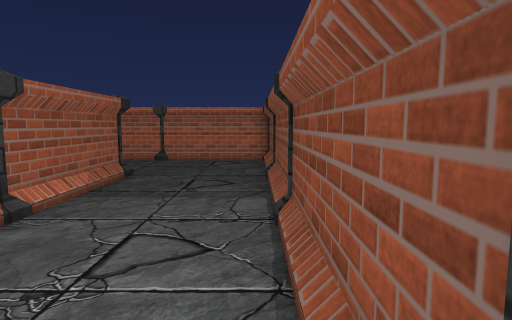
view 1 (above)

12 first-person views from a walk through a scene from a Unity 3-D project. The camera is 1.3 m above the floor, tilts 6° down and sees 75° across. The floor is counted in squares, 1 m on a side. Each view is taken from the middle of a square. On the plan, view 1 faces up. The plan holds only what a view shows up to about 14 squares ahead; the rest is blank. The place goes on beyond the plan. The player character is not drawn. Some animated figures are not drawn. Some surface patterns are stand-ins.

view 2
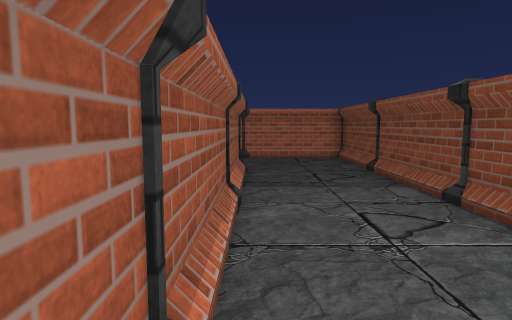

view 3
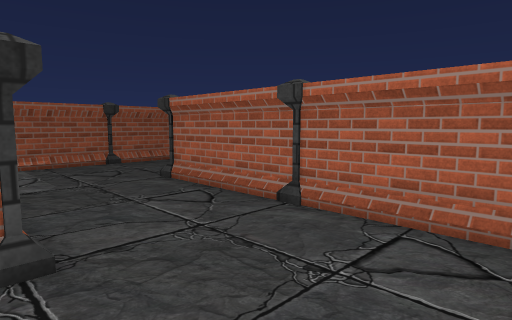

view 4
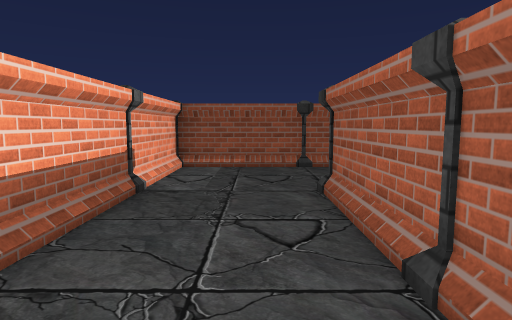

view 5
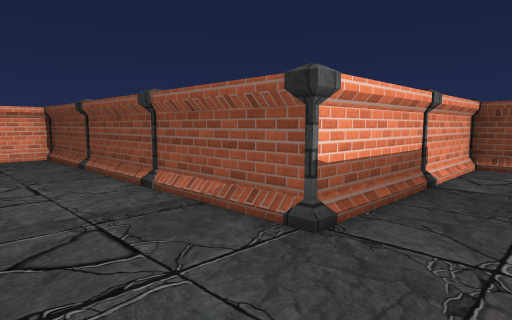

view 6
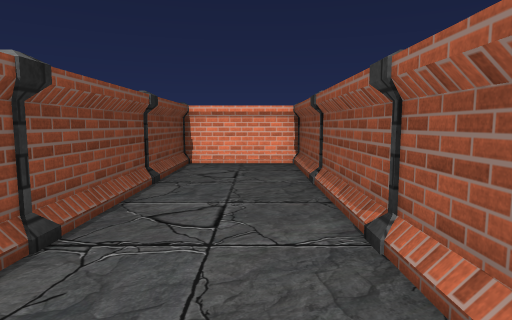

view 7
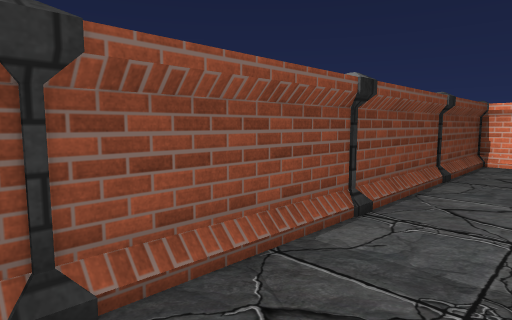

view 8
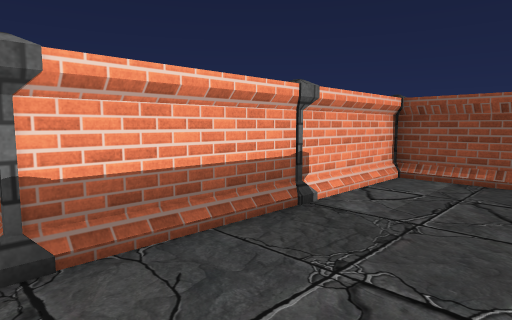

view 9
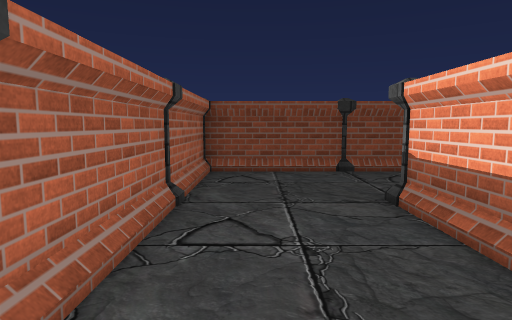

view 10
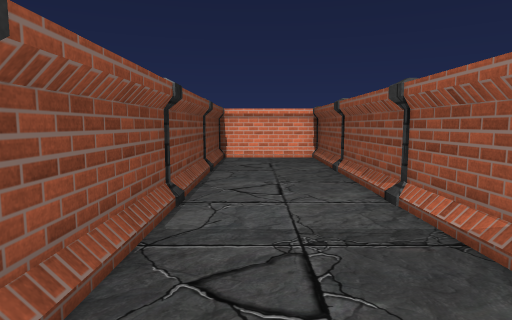

view 11
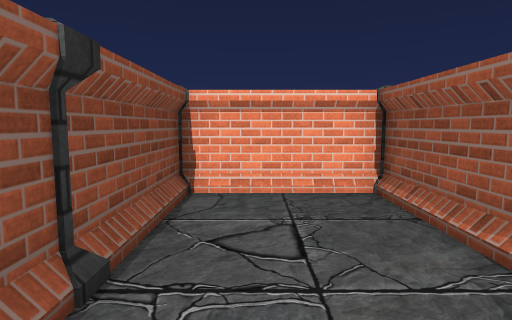

view 12
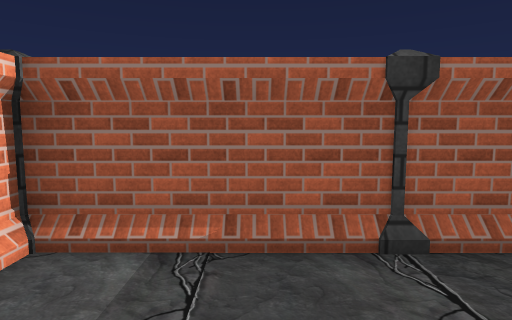

### Floor plan
Points are (right, up) in squares from view 1. A wall is a line through its corners. A room is listed if a view was taken in it or the views show most of it. See-through windows are left out.
Room 1 (views 1, 2, 3, 4, 5, 6, 7, 8, 9, 10, 11, 12)
walls: (-6.5, 8.5) (-3.5, 8.5) (-3.5, -3.5); (0.5, 5.4) (0.5, 7.6); (0.5, 9.4) (0.5, 11.5); (-3.4, 12.5) (-6.6, 12.5); (0.5, 12.5) (-2.6, 12.5); (0.5, 1.4) (0.5, 3.6); (-2.5, -3.5) (0.5, -3.5) (0.5, -0.4); (-11.5, 13.5) (-11.5, 8.5) (-7.4, 8.5)
objects: pillar (-11, 9); pillar (-11, 13); pillar (-8, 12) to (-7, 13); pillar (-7, 9); pillar (-4, -4) to (-3, -3); pillar (-3, 1); pillar (-3, 5); pillar (-3, 9); pillar (-3, 13); pillar (0, 0) to (1, 1); pillar (0, 4) to (1, 5); pillar (0, 8) to (1, 9); pillar (1, 12) to (1, 13)

Positions as (right, up) in squares from view 1, and headings:
1: (0, 0), facing up
2: (-3, -1), facing up
3: (0, 8), facing up-left
4: (-1, 11), facing left
5: (0, 11), facing down-left
6: (-2, 8), facing down
7: (-2, 9), facing down-right
8: (-3, 12), facing down-left
9: (-9, 11), facing right
10: (-1, 10), facing down
11: (-1, 3), facing down
12: (-8, 11), facing left
